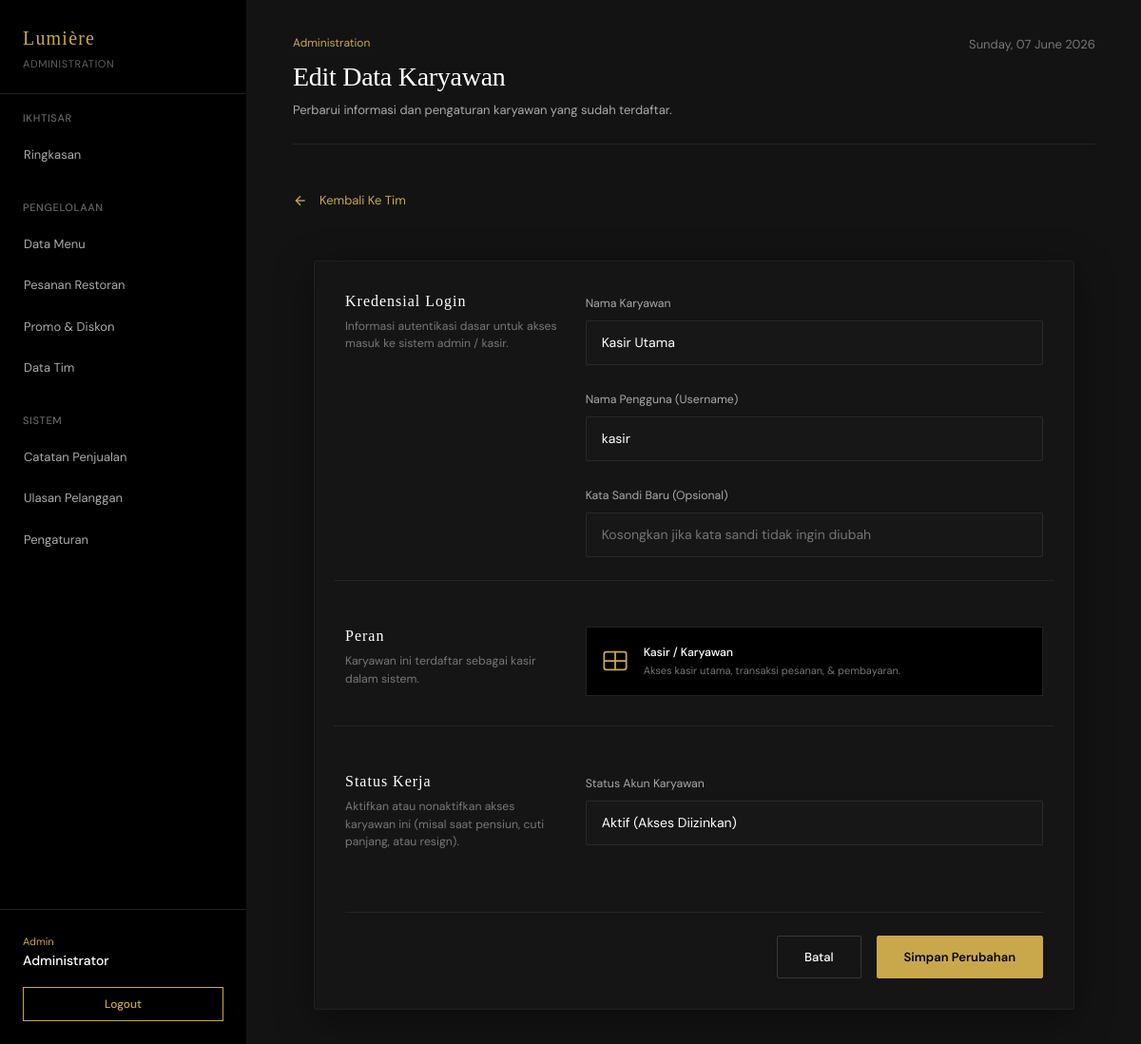
The page /admin/karyawan_edit.php?id=1 (signed in) on the database its author committed.
### tables this page shows
CREATE TABLE IF NOT EXISTS `karyawan` (
  `id_karyawan` int NOT NULL AUTO_INCREMENT,
  `nama_karyawan` varchar(100) DEFAULT NULL,
  `username` varchar(50) NOT NULL,
  `email` varchar(100) DEFAULT NULL,
  `password` varchar(255) NOT NULL,
  `status` enum('Aktif','Nonaktif') NOT NULL DEFAULT 'Aktif',
  PRIMARY KEY (`id_karyawan`),
  UNIQUE KEY `karyawan_username_unique` (`username`)
);

### includes/helpers.php (called while the page is built, shortened)
<?php
function base_path(string $path = ''): string
{
    $base = dirname(__DIR__);
    return $path === '' ? $base : $base . '/' . ltrim($path, '/');
}
function base_url(string $path = ''): string
{
    $app = require base_path('config/app.php');
    $baseUrl = rtrim($app['url'] ?? 'http://localhost:8001', '/');
    return $path === '' ? $baseUrl : $baseUrl . '/' . ltrim($path, '/');
}

### config/app.php (called while the page is built, shortened)
<?php
require_once __DIR__ . '/env.php';
$host = $_SERVER['HTTP_HOST'] ?? 'localhost';
$scheme = (isset($_SERVER['HTTPS']) && $_SERVER['HTTPS'] !== 'off') || ($_SERVER['SERVER_PORT'] ?? '') == 443 ? 'https' : 'http';
$defaultUrl = "$scheme://$host";
return [
    'name' => env('APP_NAME', 'UPK Restoran'),
    'env' => env('APP_ENV', 'local'),
    'url' => env('APP_URL', $defaultUrl),
];

### config/env.php (called while the page is built, shortened)
<?php
function env(string $key, ?string $default = null): ?string
{
    static $values = [];
    $runtimeValue = $_ENV[$key] ?? $_SERVER[$key] ?? getenv($key);
    if ($runtimeValue !== false && $runtimeValue !== null && $runtimeValue !== '') {
        return (string) $runtimeValue;
    }
    return $values[$key] ?? $default;
}

### includes/database.php (called while the page is built, shortened)
<?php
require_once __DIR__ . '/../config/env.php';
function db(): PDO
{
    static $pdo = null;
    if ($pdo instanceof PDO) {
        return $pdo;
    }
    $host = env('DB_HOST', '127.0.0.1');
    $port = env('DB_PORT', '3306');
    $name = env('DB_NAME', 'upk-restoran');
    $user = env('DB_USER', 'root');
    $pass = env('DB_PASS', '');
    $dsn = sprintf('mysql:host=%s;port=%s;dbname=%s;charset=utf8mb4', $host, $port, $name);
    $pdo = new PDO($dsn, $user, $pass, [
        PDO::ATTR_ERRMODE => PDO::ERRMODE_EXCEPTION,
        PDO::ATTR_DEFAULT_FETCH_MODE => PDO::FETCH_ASSOC,
    ]);
    $pdo->exec("SET time_zone = '+07:00'");
    return $pdo;
}

### admin/karyawan_edit.php (the view, shortened to what this page needs)
<?php
require_once __DIR__ . '/../includes/database.php';
$id = $_GET['id'] ?? null;
$karyawan = null;
if ($id) {
    $stmt = db()->prepare("SELECT id_karyawan, nama_karyawan, username, status FROM karyawan WHERE id_karyawan = ?");
    $stmt->execute([$id]);
    $karyawan = $stmt->fetch();
}
require __DIR__ . '/../includes/header.php';
?>
<div class="mb-5 animate-fade-in-up">
    <a href="<?= htmlspecialchars(base_url('admin/karyawan.php'), ENT_QUOTES, 'UTF-8'); ?>" class="premium-back-link">
        <svg width="16" height="16" viewBox="0 0 24 24" fill="none" stroke="currentColor" stroke-width="2" class="align-middle me-1"><line x1="19" y1="12" x2="5" y2="12"></line><polyline points="12 19 5 12 12 5"></polyline></svg>
        Kembali Ke Tim
    </a>
</div>
<section class="premium-card-glass animate-fade-in-up" style="max-width: 800px; margin: 0 auto; animation-delay: 0.1s;">
    <form action="<?= htmlspecialchars(base_url('actions/karyawan/update.php'), ENT_QUOTES, 'UTF-8'); ?>" method="post">
        <div class="row g-4 mb-5 pb-4" style="border-bottom: 1px solid rgba(197, 160, 89, 0.1);">
            <div class="col-md-4">
                <h4 class="text-white mb-2" style="font-size: 16px; font-family: var(--font-display); letter-spacing: 1px;">Kredensial Login</h4>
                <p class="text-muted small" style="line-height: 1.5;">Informasi autentikasi dasar untuk akses masuk ke sistem admin / kasir.</p>
            </div>
            <div class="col-md-8 d-flex flex-column gap-4">
                <div>
                    <label class="form-label text-secondary small mb-2">Nama Karyawan</label>
                    <input class="form-control premium-input-standard" type="text" name="nama_karyawan" value="<?= htmlspecialchars($karyawan['nama_karyawan'] ?? ''); ?>" required autocomplete="off">
                </div>
                <div>
                    <label class="form-label text-secondary small mb-2">Nama Pengguna (Username)</label>
                    <input class="form-control premium-input-standard" type="text" name="username" value="<?= htmlspecialchars($karyawan['username']); ?>" required autocomplete="off">
                </div>
                <div>
                    <label class="form-label text-secondary small mb-2">Kata Sandi Baru (Opsional)</label>
                    <input class="form-control premium-input-standard" type="password" name="password" placeholder="Kosongkan jika kata sandi tidak ingin diubah" autocomplete="new-password">
                </div>
            </div>
        </div>
        <div class="row g-4 mb-5 pb-4" style="border-bottom: 1px solid rgba(197, 160, 89, 0.1);">
            <div class="col-md-4">
                <h4 class="text-white mb-2" style="font-size: 16px; font-family: var(--font-display); letter-spacing: 1px;">Peran</h4>
                <p class="text-muted small" style="line-height: 1.5;">Karyawan ini terdaftar sebagai kasir dalam sistem.</p>
            </div>
            <div class="col-md-8">
                <div class="p-3 border border-soft bg-black d-flex align-items-center gap-3">
                    <svg width="28" height="28" viewBox="0 0 24 24" fill="none" stroke="var(--gold)" stroke-width="1.5"><rect x="2" y="4" width="20" height="16" rx="2"/><path d="M12 4v16M2 12h20"/></svg>
                    <div>
                        <span class="text-white d-block small fw-medium">Kasir / Karyawan</span>
                        <span class="text-muted d-block" style="font-size: 11px;">Akses kasir utama, transaksi pesanan, & pembayaran.</span>
                    </div>
                </div>
            </div>
        </div>
        <div class="row g-4 mb-5">
            <div class="col-md-4">
                <h4 class="text-white mb-2" style="font-size: 16px; font-family: var(--font-display); letter-spacing: 1px;">Status Kerja</h4>
                <p class="text-muted small" style="line-height: 1.5;">Aktifkan atau nonaktifkan akses karyawan ini (misal saat pensiun, cuti panjang, atau resign).</p>
            </div>
            <div class="col-md-8">
                <label class="form-label text-secondary small mb-2">Status Akun Karyawan</label>
                <select name="status" class="form-select premium-input-standard" style="background-color: var(--bg-card); color: var(--text-primary); border: 1px solid var(--border);">
                    <option value="Aktif" <?= ($karyawan['status'] ?? 'Aktif') === 'Aktif' ? 'selected' : ''; ?>>Aktif (Akses Diizinkan)</option>
                </select>
            </div>
        </div>
        <div class="d-flex justify-content-end gap-3 pt-4 border-top" style="border-top-color: rgba(197, 160, 89, 0.1) !important;">
            <a class="btn premium-btn-outline" href="<?= htmlspecialchars(base_url('admin/karyawan.php'), ENT_QUOTES, 'UTF-8'); ?>">Batal</a>
            <button class="btn premium-btn-gold" type="submit">Simpan Perubahan</button>
        </div>
    </form>
</section>
<?php
require __DIR__ . '/../includes/footer.php';

### assets/css/style.css (style rules this page uses)
:root { --bg-main: #131313; --bg-sidebar: #050505; --bg-card: #111111; --gold: #C9A84C; --gold-light: #f3e5ab; --gold-dim: rgba(201, 168, 76, 0.1); --border: #1a1a1a; --border-soft: #222222; --text-primary: #ffffff; --text-secondary: #aaaaaa; --text-muted: #666666; --font-display: 'Libre Baskerville', Georgia, serif; --font-body: 'DM Sans', system-ui, sans-serif; --font-sans: 'DM Sans', system-ui, sans-serif; }
body { background-color: var(--bg-main); color: var(--text-primary); font-family: var(--font-body); font-size: 14px; line-height: 1.65; margin: 0; font-weight: 400; letter-spacing: normal; overflow-x: hidden; -webkit-font-smoothing: antialiased; -moz-osx-font-smoothing: grayscale; }
a { color: var(--gold); text-decoration: none !important; transition: color 0.25s ease; }
h1, h2, h3, h4, h5, h6, .font-display { font-family: var(--font-display); color: var(--text-primary); font-weight: 400; letter-spacing: -0.01em; }
.border-soft { border-color: var(--border-soft) !important; }
.btn { border: 1px solid var(--gold); padding: 11px 28px; font-size: 13px; border-radius: 0; transition: all 0.3s ease; font-weight: 500; }
.form-control { background-color: transparent !important; border: 1px solid var(--border) !important; color: #fff !important; border-radius: 0; padding: 13px; font-size: 14px; }
.form-select { background-color: transparent !important; border: 1px solid var(--border) !important; color: #fff !important; border-radius: 0; padding: 13px; font-size: 14px; }
select option { background-color: #0a0a0a !important; color: #ffffff !important; }
.dashboard-content, .dashboard-content .row, .dashboard-content .row > * { min-width: 0; }
.animate-fade-in-up { animation: fadeInUp 0.6s cubic-bezier(0.16, 1, 0.3, 1) both; }
.premium-back-link { font-family: var(--font-body); font-size: 13px; color: var(--gold); text-decoration: none; display: inline-flex; align-items: center; gap: 8px; transition: all 0.25s ease; }
.premium-card-glass { background: rgba(255, 255, 255, 0.01); border: 1px solid rgba(197, 160, 89, 0.08); backdrop-filter: blur(10px); border-radius: 4px; padding: 32px; box-shadow: 0 10px 40px rgba(0, 0, 0, 0.4); transition: border-color 0.3s ease, box-shadow 0.3s ease; }
::placeholder, input::placeholder, textarea::placeholder, .form-control::placeholder, .premium-input-standard::placeholder, .premium-textarea::placeholder, .premium-input-large::placeholder { color: rgba(255, 255, 255, 0.4) !important; opacity: 1 !important; }
.premium-input-standard { background: rgba(255, 255, 255, 0.01) !important; border: 1px solid rgba(255, 255, 255, 0.08) !important; border-radius: 2px !important; color: #ffffff !important; padding: 12px 16px !important; transition: all 0.25s ease !important; font-size: 14px; }
.premium-btn-gold { background: var(--gold) !important; border: 1px solid var(--gold) !important; color: #000000 !important; font-family: var(--font-body); font-weight: 600; font-size: 13px; padding: 12px 28px; border-radius: 2px; transition: all 0.25s ease; }
.premium-btn-outline { background: transparent !important; border: 1px solid rgba(255, 255, 255, 0.15) !important; color: #ffffff !important; font-family: var(--font-body); font-size: 13px; padding: 12px 28px; border-radius: 2px; transition: all 0.25s ease; }
.text-secondary { color: #aaaaaa !important; }
.text-muted { color: #777777 !important; }

### rows shown on the page
karyawan: nama_karyawan "Kasir Utama", username "kasir", status "Aktif (Akses Diizinkan)"

### other values the page prints
$brand "Lumière"
$badge "ADMINISTRATION"
$sectionTitle "IKHTISAR"
$item['label'] "Ringkasan"
$sectionTitle "PENGELOLAAN"
$item['label'] "Data Menu"
$item['label'] "Pesanan Restoran"
$item['label'] "Promo & Diskon"
$item['label'] "Data Tim"
$sectionTitle "SISTEM"
$item['label'] "Catatan Penjualan"
$item['label'] "Ulasan Pelanggan"
$item['label'] "Pengaturan"
$roleName "Admin"
$userName "Administrator"
